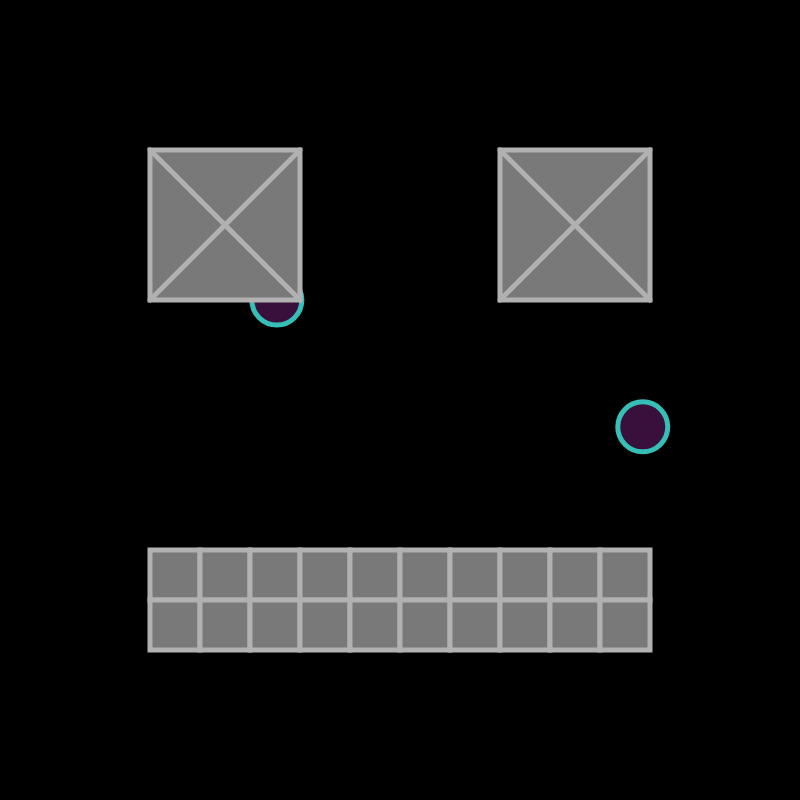
Frame 1 (no input)
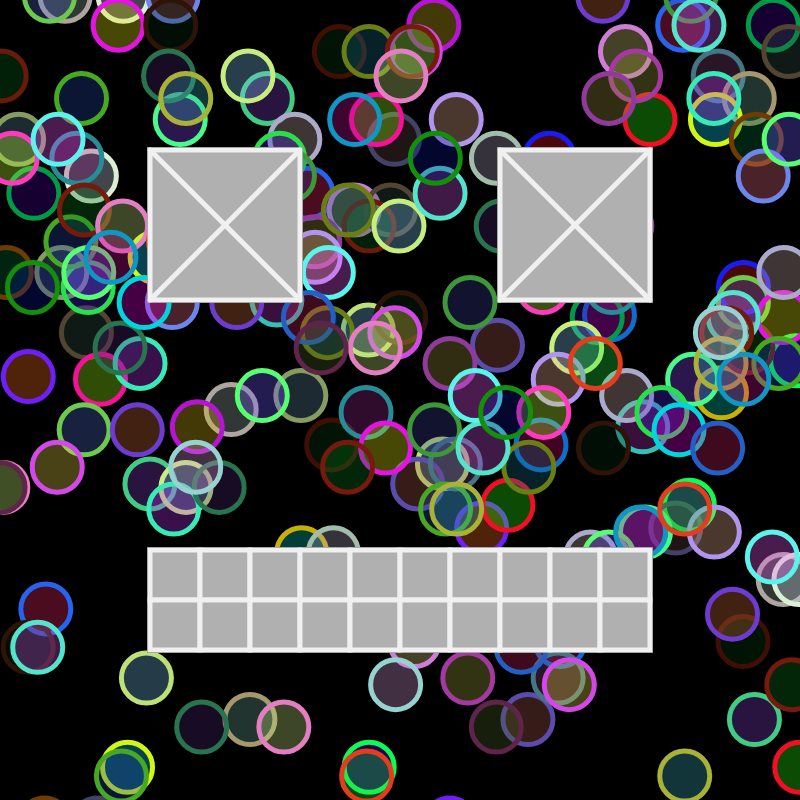
Frame 60 (no input)
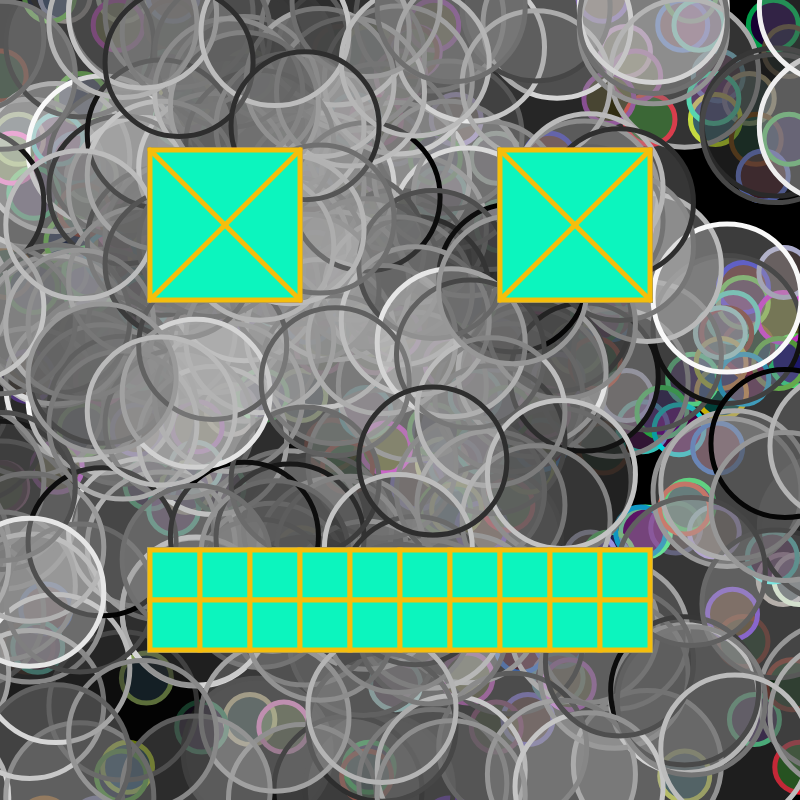
Frame 120 (the mouse pressed at the canvas centre since frame 60)

The p5.js sketch that drew these frames (run headless with seeded random() and noise() and a simulated clock; from frame 60 on, the mouse is pressed at the canvas centre):

// p5.js sketch
// ── sketch.js
var angle = 0;
var offset = 300;
//how much to scale up from sin:
//this makes the wave bigger or smaller
var scalar = 300;
var speed = 0.05;

var redValue = 0;
var greenValue = 0;
var blueValue = 0;

var x = 0;
var y = 0;

function setup() {
    createCanvas(800, 800);
    background(0);
}

function draw() {
    var y1 = offset + tan(angle) * scalar;
    var y2 = offset + tan(angle + 0.4) * scalar;
    var y3 = offset + tan(angle + 0.8) * scalar;
    var y4 = offset + tan(angle + 1.2) * scalar;
    var y5 = offset + tan(angle + 1.6) * scalar;
    var y6 = offset + tan(angle + 2.0) * scalar;

    redValue = random(255);
    greenValue = random(255);
    blueValue = random(255);

    x = map(mouseX, 0, windowWidth, 50, 250);
    y = map(mouseY, 0, windowHeight, 50, 250);

    if (mouseIsPressed == false) {
      fill(redValue, greenValue, blueValue, 80);
      stroke(greenValue, blueValue, redValue);
      strokeWeight(5);

      ellipse(random(800), y1, y, x);
      ellipse(random(800), y2, y, x);
      ellipse(random(800), y3, y, x);
      ellipse(random(800), y4, y, x);
      ellipse(random(800), y5, y, x);
      ellipse(random(800), y6, y, x);
    }
    else{
      fill(random(255), 80);
      stroke(random(255));
      strokeWeight(5);

      ellipse(y1, random(800), y, x);
      ellipse(y2, random(800), y, x);
      ellipse(y3, random(800), y, x);
      ellipse(y4, random(800), y, x);
      ellipse(y5, random(800), y, x);
      ellipse(y6, random(800), y, x);
    }

    if (mouseIsPressed == false){
      fill(random(255));
      stroke(random(255));
      strokeWeight(5);

      rect(150, 150, 150, 150);
      rect(500, 150, 150, 150);
      rect(150, 550, 50, 50);
      rect(150, 600, 50, 50);
      rect(200, 550, 50, 50);
      rect(200, 600, 50, 50);
      rect(250, 550, 50, 50);
      rect(250, 600, 50, 50);
      rect(300, 550, 50, 50);
      rect(300, 600, 50, 50);
      rect(350, 550, 50, 50);
      rect(350, 600, 50, 50);
      rect(400, 550, 50, 50);
      rect(400, 600, 50, 50);
      rect(450, 550, 50, 50);
      rect(450, 600, 50, 50);
      rect(500, 550, 50, 50);
      rect(500, 600, 50, 50);
      rect(550, 550, 50, 50);
      rect(550, 600, 50, 50);
      rect(600, 550, 50, 50);
      rect(600, 600, 50, 50);

      line(150, 150, 300, 300);
      line(150, 300, 300, 150);
      line(500, 150, 650, 300);
      line(500, 300, 650, 150);
    }
    else{
      fill(redValue, greenValue, blueValue);
      stroke(greenValue, blueValue, redValue);
      strokeWeight(5);

      rect(150, 150, 150, 150);
      rect(500, 150, 150, 150);
      rect(150, 550, 50, 50);
      rect(150, 600, 50, 50);
      rect(200, 550, 50, 50);
      rect(200, 600, 50, 50);
      rect(250, 550, 50, 50);
      rect(250, 600, 50, 50);
      rect(300, 550, 50, 50);
      rect(300, 600, 50, 50);
      rect(350, 550, 50, 50);
      rect(350, 600, 50, 50);
      rect(400, 550, 50, 50);
      rect(400, 600, 50, 50);
      rect(450, 550, 50, 50);
      rect(450, 600, 50, 50);
      rect(500, 550, 50, 50);
      rect(500, 600, 50, 50);
      rect(550, 550, 50, 50);
      rect(550, 600, 50, 50);
      rect(600, 550, 50, 50);
      rect(600, 600, 50, 50);

      line(150, 150, 300, 300);
      line(150, 300, 300, 150);
      line(500, 150, 650, 300);
      line(500, 300, 650, 150);
    }

    angle += speed;
}
